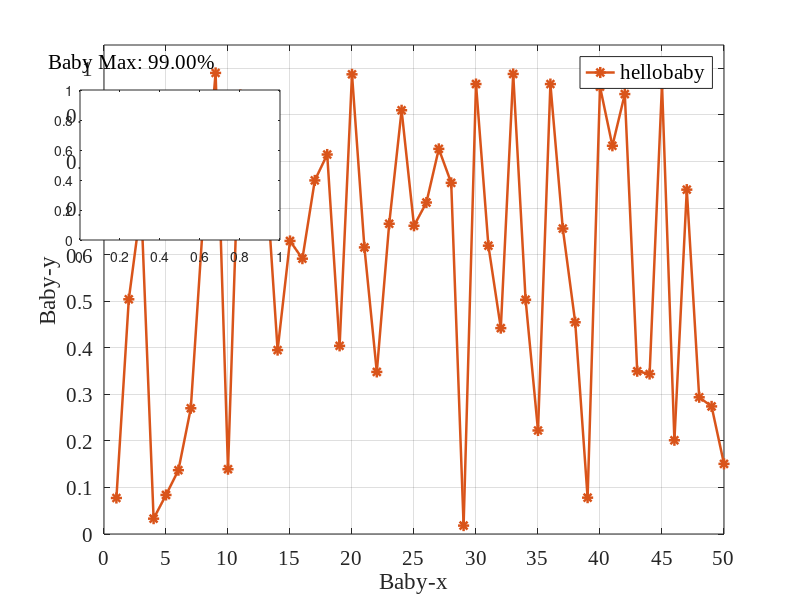

Source code (MATLAB): (Note: this script raises an error after producing the figure.)

% 数据
hellobaby = rand(1,50);


% 创建一个图形F
figure;

% 绘制准确率曲线
plot(hellobaby, '*-', 'Color', [0.85 0.33 0.10], 'MarkerSize', 8, 'LineWidth', 1.8, 'DisplayName', 'hellobaby');

% 标出最大值点
[max_baby, max_baby_idx] = max(hellobaby);

text(max_baby_idx, max_baby, sprintf('Baby Max: %.2f%%', max_baby * 100), 'Color', 'black', 'VerticalAlignment', 'bottom', 'HorizontalAlignment', 'right','FontSize',15, 'FontName','Times New Roman');

% 添加标签和标题
xlabel('Baby-x','FontName','Times New Roman','FontSize', 16.5);
ylabel('Baby-y','FontName','Times New Roman','FontSize', 16.5);

xticks(0:5:length(hellobaby)); 
yticks(0:0.1:1);  % 从 0 到 1，间隔为 0.1
ylim([0 1.05])
set(gca,'FontName','Times New Roman','FontSize', 15)
% 添加图例
legend('Location', 'Best','FontName','Times New Roman','FontSize', 15);

% 显示网格
grid on;

% 创建放大的坐标轴
ax2 = axes('Position', [.10 .6 .25 .25]);
box on;

% 绘制放大的数据
plot(ax2, sever_acc_fig, '*-', 'Color', '[0.23 0.43 0.10]', 'MarkerSize', 8, 'LineWidth', 1.8, 'DisplayName', 'hello-baby');

xticks(ax2, 0:5:25); 
yticks(ax2, 0:0.1:1); 


% xlim([11.5 13.5])
xlim([20 25.5])

ylim([0 1])
% 显示网格
grid(ax2, 'on');
